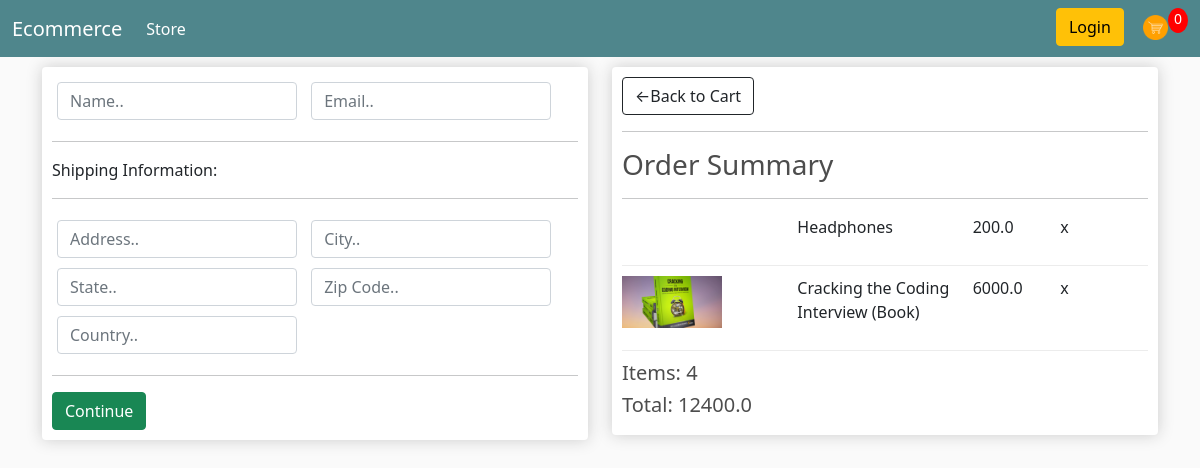
Screenshot of /checkout/ (signed in) with the database file from the repository.
### store/models.py (models this page shows, shortened)
class OrderItem(models.Model):
    product = models.ForeignKey(Product,on_delete=models.SET_NULL, null=True)
    order = models.ForeignKey(Order,on_delete=models.SET_NULL,null=True)
    quantity = models.IntegerField(default=0, null=True,blank=True)
    date_added = models.DateTimeField(auto_now_add=True)
    @property
    def get_total(self):
        total = self.product.price * self.quantity
        return total

class Product(models.Model):
    name = models.CharField(max_length=200, null=True)
    price = models.FloatField()
    digital = models.BooleanField(default=False,null=True,blank=False)
    image = models.ImageField(null=True,blank=True)
    @property
    def imageURL(self):
        try:
            url = self.image.url
        except:
            url = ''
        return url

class Order(models.Model):
    customer = models.ForeignKey(Customer,on_delete=models.SET_NULL, null=True,blank=True)
    date_ordered = models.DateTimeField(auto_now_add=True)
    complete = models.BooleanField(default=False,null=True, blank=False)
    transaction_id = models.CharField(max_length=100, null = True)
    @property
    def get_cart_total(self):
        orderitems = self.orderitem_set.all()
        total = sum([item.get_total for item in orderitems])
        return total
    @property
    def get_cart_items(self):
        orderitems = self.orderitem_set.all()
        total = sum([item.quantity for item in orderitems])
        return total

### store/views.py (the view)
# urls.py: path('checkout/',views.checkout,name='checkout'),
def checkout(request):
    if request.user.is_authenticated:
        customer = request.user.customer
        order = Order.objects.get(customer=customer,complete=False)
        items = order.orderitem_set.all()
    else:
        items = []
        order = {'get_cart_total': 0, 'get_cart_items': 0}
    context ={'items':items,'order':order}
    return render(request,'store/checkout.html',context)

### store/templates/store/checkout.html (shortened to what this page needs)
{%extends 'store/main.html'%}
{%load static%}
{%block content%}
    <div class="row">
        <div class="col-lg-6" id ="form-wrapper">
            <div class="box-element">
                <form id="form">
                    <div id="user-info">
                        <div class="form-field">
                            <input reuquired class="form-control" type="text" name="name" placeholder="Name..">
                        </div>
                        <div class="form-field">
                            <input required class="form-control" type="email" name="email" placeholder="Email..">
                        </div>
                    </div>
                    <div id="shipping-info">
                        <hr>
                        <p>Shipping Information:</p>
                        <hr>
                        <div class="form-field">
                            <input class="form-control" type="text" name="address" placeholder="Address..">
                        </div>
                        <div class="form-field">
                            <input type="text" class="form-control" name="city" placeholder="City..">
                        </div>
                        <div class="form-field">
                            <input type="text" class="form-control" name="state" placeholder="State..">
                        </div>
                        <div class="form-field">
                            <input type="text" class="form-control" name="zipcode" placeholder="Zip Code..">
                        </div>
                        <div class="form-field">
                            <input type="text" class="form-control" name="country" placeholder="Country..">
                        </div>
                    </div>
                    <hr>
                    <input id="form-button" class="btn btn-success btn-block" type="submit" value="Continue">
                </form>
            </div>
            <br>
        </div>
        <div class="col-lg-6">
            <div class="box-element">
                <a class="btn btn-outline-dark" href="{%url 'cart'%}">&#x2190;Back to Cart</a>
                <hr>
                <h3>Order Summary</h3>
                <hr>
                {%for item in items%}
                <div class="cart-row">
                    <div style="flex:2"><img class="row-image" src="{{item.product.imageURL}}" alt=""></div>
                    <div style="flex:2"><p>{{item.product.name}}</p></div>
                    <div style="flex:1"><p>{{item.product.price}}</p></div>
                    <div style="flex:1"><p>x{{item.product.quantity}}</p></div>
                </div>
                {%endfor%}
                <h5>Items: {{order.get_cart_items}}</h5>
                <h5>Total: {{order.get_cart_total}}</h5>
            </div>
        </div>
    </div>
{%endblock%}

### static/css/main.css (style rules this page uses)
body { background-color: hsl(0, 0%, 98%); }
h1,h2,h3,h4,h5,h6 { color:hsl(0, 0%, 30%); }
.box-element { box-shadow:hsl(0, 0%, 80%) 0 0 16px; background-color: #fff; border-radius: 4px; padding: 10px; }
.col-lg-4, .col-lg-6, .col-lg-8, .col-lg-12 { margin-top: 10px; }
.row-image { width: 100px; }
.form-field { width:250px; display: inline-block; padding: 5px; }
.cart-row { display: flex; align-items: flex-stretch; padding-bottom: 10px; margin-bottom: 10px; border-bottom: 1px solid #ececec; }

### rows the page displays
OrderItem: product.name "Headphones", product.price "200.0"
OrderItem: product.imageURL (picture), product.name "Cracking the Coding Interview (Book)", product.price "6000.0"
Order: get_cart_items "4", get_cart_total "12400.0"
